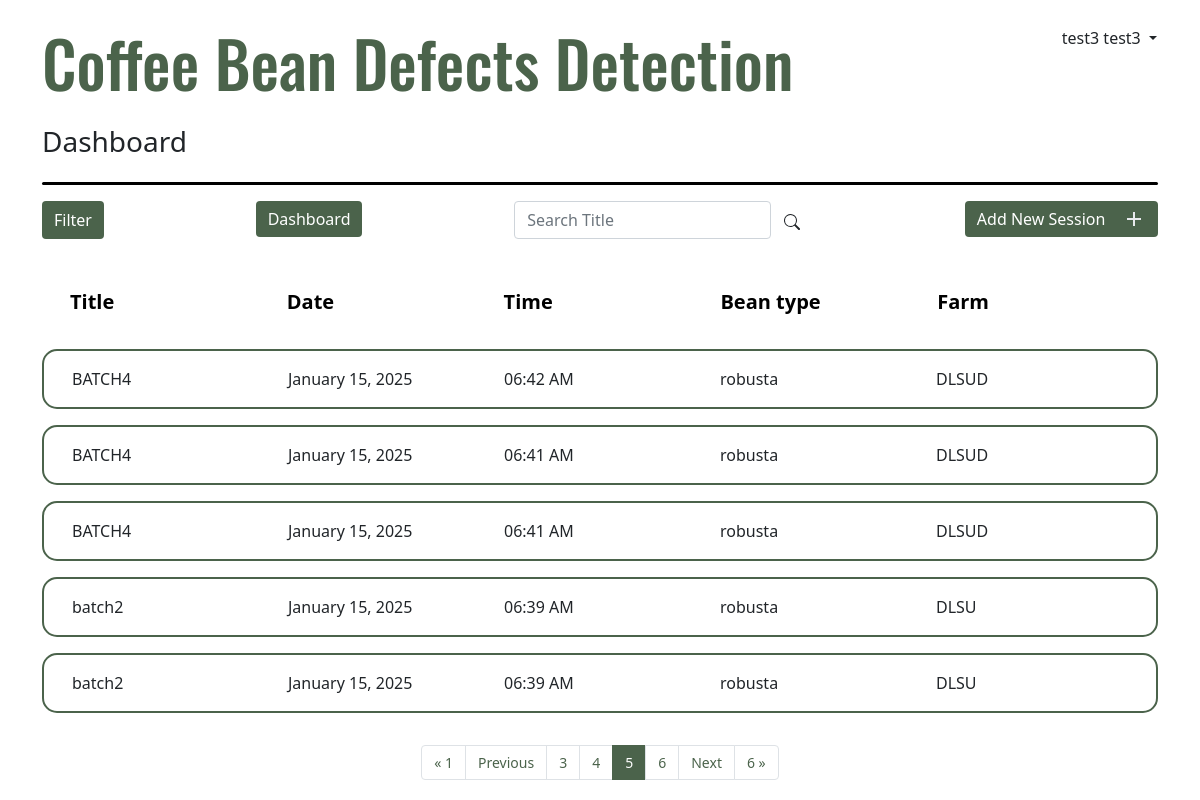
Screenshot of /dashboard/?page=5 (signed in) with the database file from the repository.
### apps/dashboard/models.py (models this page shows, shortened)
class BatchSession(models.Model):
    batch_id = models.AutoField(primary_key=True)
    title = models.CharField(max_length=255, null=False)
    date_created = models.DateTimeField(default=now)
    bean_type = models.CharField(max_length=50)
    farm = models.CharField(max_length=255)
    user = models.ForeignKey(User, on_delete=models.CASCADE)

### apps/dashboard/views.py (the view, shortened to what this page needs)
# urls.py: path('dashboard/', views.DashboardListView.as_view(), name="dashboard"),
class DashboardListView(LoginRequiredMixin, ListView):
    model = BatchSession
    template_name = "dashboard/dashboard.html"
    redirect_field_name = "redirect_to"
    paginate_by = 5
    def get_queryset(self):
        query = Q(user=self.request.user)
        month = self.request.GET.get("month", "")
        bean_types = self.request.GET.get("type")  # Multiple values
        bean_types = str(bean_types).split("-")
        year = self.request.GET.get("year","")
        farm = self.request.GET.get("farm")
        title = self.request.GET.get("title")
        if title:
            query &= Q(title__contains=title)
        if month.isdigit():
            query &= Q(date_created__month=int(month))
        if year.isdigit():
            query &= Q(date_created__year=int(year))
        if bean_types != ['None']:
            query &= Q(bean_type__in=bean_types)
        if farm:
            query &= Q(farm__contains=farm)
        queryset = BatchSession.objects.filter(query).order_by("-date_created")
        return queryset
    def get_context_data(self, object_list=None, **kwargs):
        context = super().get_context_data(**kwargs)
        context['current_time'] = datetime.now().strftime("%H:%M:%S")
        queryset = object_list if object_list is not None else self.object_list
        page_size = self.get_paginate_by(queryset)
        print("PAGESIZE:", page_size)
        if page_size:
            paginator, page, queryset, is_paginated = self.paginate_queryset(
                queryset, page_size
            )
            context = {
                "paginator": paginator,
                "page_obj": page,
                "is_paginated": is_paginated,
                "object_list": queryset,
            }
        page_obj = context['page_obj']
        paginator = page_obj.paginator
        start_index = max(1, page_obj.number - 2)
        end_index = min(paginator.num_pages + 1, page_obj.number + 3)
        context['page_range'] = range(start_index, end_index)
        return context
    def render_to_response(self, context, **response_kwargs):
        if self.request.headers.get('X-Requested-With') == 'XMLHttpRequest':
            new_batch = self.get_context_data()
            html = render_to_string('dashboard/partials/filter_batch.html', {'filtered_batch': new_batch}, request=self.request)
            return JsonResponse({"html": html}, safe=False)
        return super().render_to_response(context, **response_kwargs)

### apps/dashboard/templates/dashboard/dashboard.html (shortened to what this page needs)
{% extends "layout.html" %}
{% block header_title %}
  Coffee Bean Defects Detection
{% endblock header_title %}
{% block head_content %}
<div class="d-inline-flex align-items-end gap-3">
  <h3>Dashboard</h3>
</div>
<div
  class="my-3"
  style="
    width: 100%;
    height: 3px;
    background-color: black;
    border-radius: 20px;
  "></div>
{% endblock head_content %}
{% block content %}
<div class="d-flex justify-content-between mb-2">
  <button
    class="btn btn-success"
    type="button"
    data-bs-toggle="offcanvas"
    data-bs-target="#filter-offcanvas"
    aria-controls="offcanvasWithBothOptions">
    Filter
  </button>
  <a href="{% url "dashboard" %}">
    <button class="btn btn-success">Dashboard</button>
  </a>
  <div>
    <div class="d-flex">
      <input
        id="search"
        type="text"
        name="search"
        class="form-control"
        placeholder="Search Title" />
      <button class="input-group-text btn" id="basic-addon2">
        <svg
          xmlns="http://www.w3.org/2000/svg"
          width="16"
          height="16"
          fill="currentColor"
          class="bi bi-search"
          viewBox="0 0 16 16">
          <path
            d="M11.742 10.344a6.5 6.5 0 1 0-1.397 1.398h-.001q.044.06.098.115l3.85 3.85a1 1 0 0 0 1.415-1.414l-3.85-3.85a1 1 0 0 0-.115-.1zM12 6.5a5.5 5.5 0 1 1-11 0 5.5 5.5 0 0 1 11 0" />
        </svg>
      </button>
    </div>
  </div>
  <a href="{% url "add_session" %}" style="text-decoration:none">
    <button class="btn btn-success d-flex align-items-center">
      <p class="mb-0 me-0">Add New Session&nbsp;&nbsp;&nbsp;&nbsp;</p>
      <svg  xmlns="http://www.w3.org/2000/svg" height="24px" viewBox="0 -960 960 960" width="24px" fill="#e8eaed">
        <path d="M440-440H200v-80h240v-240h80v240h240v80H520v240h-80v-240Z"/>
      </svg>
    </button>
  </a>
</div>
<br />
<div class="container-fluid m-0 p-0" id="container-main">
    <div class="mb-3">
      <div class="row session-batches-header fw-bold fs-5 m-0 p-3">
        <div class="col">Title</div>
        <div class="col">Date</div>
        <div class="col">Time</div>
        <div class="col">Bean type</div>
        <div class="col">Farm</div>
      </div>
    </div>
    <div id="session-list-container">
      {% for object in object_list %}
      <div class="session-list container-fluid">
        <div
          class="row p-3 mb-3 session-batches-container"
          data-bs-toggle="collapse"
          href="#collapseExample{{ object.batch_id }}"
          role="button"
          aria-expanded="false"
          aria-controls="collapseExample1">
          <div class="col">{{ object.title }}</div>
          <div class="col">{{ object.date_created|date:"F d, Y" }}</div>
          <div class="col">{{ object.date_created|date:"h:i A" }}</div>
          <div class="col">{{ object.bean_type }}</div>
          <div class="col">{{ object.farm }}</div>
        </div>
      </div>
      {% endfor %}
    </div>
    {% if page_obj.paginator.num_pages > 1%}
      {% if page_obj.has_next or page_obj.has_previous %}
      <nav aria-label="Page navigation " class="d-flex justify-content-center align-items-center">
        <ul class="pagination pagination-custom mt-3 mb-0">
          {% if page_obj.has_previous %}
            {% if search_query %}
            <li class="page-item pages"><a class="page-link" href="?page=1&search={{search_query}}">&laquo; 1</a></li>
            <li class="page-item pages"><a class="page-link" href="?page={{ page_obj.previous_page_number }}&search={{search_query}}">Previous</a></li>
            {% else %}
            <li class="page-item"><a class="page-link pages" href="?page=1">&laquo; 1</a></li>
            <li class="page-item"><a class="page-link pages" href="?page={{ page_obj.previous_page_number }}">Previous</a></li>
            {% endif %}
          {% endif %}
          {% for page_num in page_range %}
            {% if page_num == page_obj.number %}
              <li class="page-item current-page">
                <a class="page-link">{{ page_num }}</a>
              </li>
            {% else %}
              {% if search_query %}
              <li class="page-item">
                <a class="page-link pages" href="?page={{ page_num }}&search={{search_query}}">{{ page_num }}</a>
              </li>
              {% else %}
              <li class="page-item">
                <a class="page-link pages" href="?page={{ page_num }}">{{ page_num }}</a>
              </li>
              {% endif %}
            {% endif %}
          {% endfor %}
          {% if page_obj.has_next %}
            {% if search_query %}
            <li class="page-item"><a class="page-link pages" href="?page={{ page_obj.next_page_number }}&search={{search_query}}">Next</a></li>
            <li class="page-item"><a class="page-link pages" href="?page={{ page_obj.paginator.num_pages }}&search={{search_query}}">{{page_obj.paginator.num_pages}} &raquo;</a></li>
            {% else %}
            <li class="page-item"><a class="page-link pages" href="?page={{ page_obj.next_page_number }}">Next</a></li>
            <li class="page-item"><a class="page-link pages" href="?page={{ page_obj.paginator.num_pages }}">{{page_obj.paginator.num_pages}} &raquo;</a></li>
            {% endif %}
          {% endif %}
        </ul>
      </nav>
      {% endif %}
    {% endif %}
</div>
{% endblock content %}

### apps/templates/layout.html (shortened to what this page needs)
{% load static %}
<!DOCTYPE html>
<html lang="en">
  <head>
    <link href="https://cdn.jsdelivr.net/npm/bootstrap@5.1.3/dist/css/bootstrap.min.css" rel="stylesheet" />
    <link href="{% static 'style.css' %}?v={{ current_time }}" rel="stylesheet"/>
  </head>
  <body>
    <div class="container-md mb-3">
      <div>
        <div class="title row flex-column-reverse flex-sm-row m-0">
          <h3 class="col my-4 p-0">
            {% block header_title %}{% endblock header_title %}
          </h3>
          <div class="col col-sm-3 my-4 col-md-3 text-sm-center text-md-end p-0">
            <div
              class="dropdown-toggle btn p-0"
              data-bs-toggle="dropdown"
              aria-expanded="false">
              {{ request.user.first_name }} {{ request.user.last_name }}
            </div>
          </div>
        </div>
        {% block head_content %} {% endblock head_content %}
      </div>
      {% block content %} {% endblock content %}
    </div>
  </body>
</html>

### static/style.css (style rules this page uses)
:root { --main-green-theme: rgb(75, 99, 75); }
.title > h3 { font-size: 2em; font-family: "Oswald", sans-serif; font-optical-sizing: auto; font-style: normal; color: rgb(75, 99, 75); }
.btn-success { background-color: var(--main-green-theme); border: none; }
.session-batches-container { border-radius: 15px; border: 2px var(--main-green-theme) solid; }
.session-batches, .session-batches-header { text-decoration: none; color: black; }
@media screen and (min-width: 576px) { .title > h3 { font-size: 3em; } }
.page-link { color: var(--main-green-theme); }
.pagination-custom { font-size: 14px; }
.current-page a { color: white; background-color: var(--main-green-theme) !important; border-color: var(--main-green-theme) !important; }
@media screen and (min-width: 768px) { .title > h3 { font-size: 4em; } }

### rows the page displays
BatchSession: title "BATCH4", date_created "January 15, 2025", date_created "06:42 AM", bean_type "robusta", farm "DLSUD"
BatchSession: title "BATCH4", date_created "January 15, 2025", date_created "06:41 AM", bean_type "robusta", farm "DLSUD"
BatchSession: title "BATCH4", date_created "January 15, 2025", date_created "06:41 AM", bean_type "robusta", farm "DLSUD"
BatchSession: title "batch2", date_created "January 15, 2025", date_created "06:39 AM", bean_type "robusta", farm "DLSU"
BatchSession: title "batch2", date_created "January 15, 2025", date_created "06:39 AM", bean_type "robusta", farm "DLSU"

### other values shown
{{ request.user.first_name }} "test3"
{{ request.user.last_name }} "test3"
{{ page_num }} "3" "4" "6"
{{ page_num }} "5"
{{ page_obj.paginator.num_pages }} "6"
